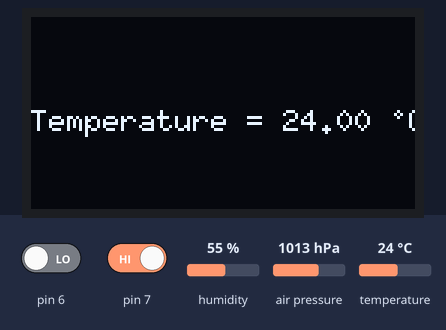
This sketch was run on a simulated Arduino Uno, built with avr-gcc and run on an emulated ATmega328P. Shown: 128×64 one-colour display. The test bench sets the inputs (shaded band); at power-on: pin 6 LOW, pin 7 HIGH, air pressure 1013 hPa, humidity 55 %, temperature 24 °C. What the sketch prints to the serial monitor is not drawn.

Above: at 1.2 s.
1.3 s: pin 6 driven HIGH
At 2.2 s:
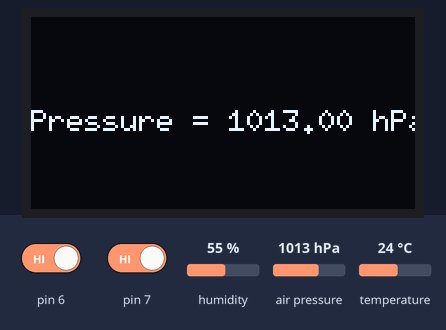
3.1 s: pin 7 driven LOW
At 4.9 s:
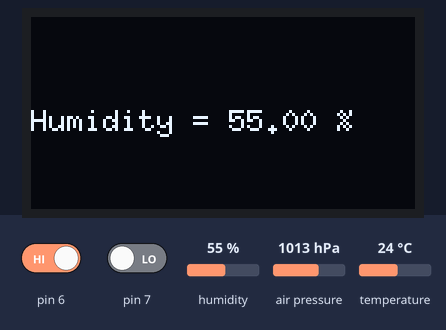
6.1 s: air pressure set to 952 hPa
At 7.3 s:
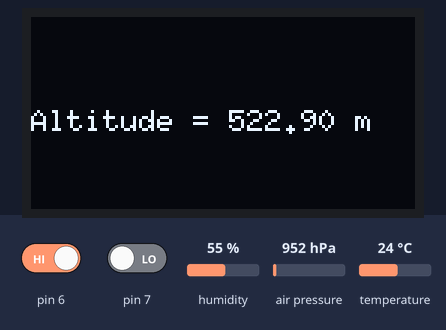
8.3 s: humidity set to 22 %
At 11.0 s:
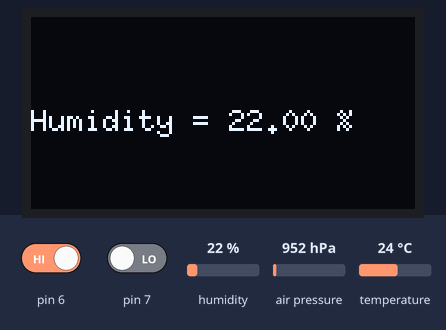
11.3 s: temperature set to 12 °C
At 11.7 s:
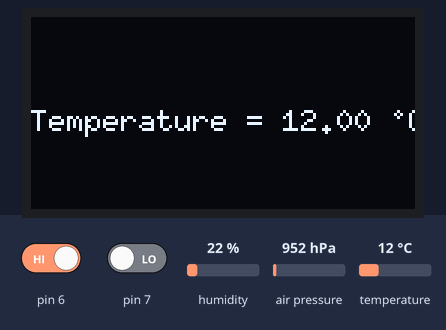
13.3 s: humidity set to 40 %
At 13.86 s:
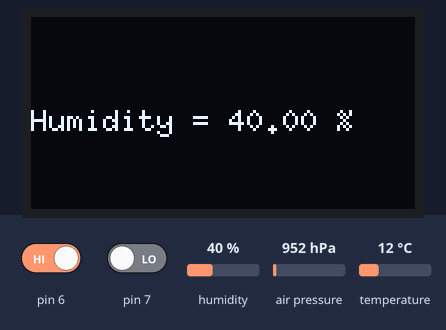
Timing chart, 0 to 16.3 s (numbered marks = the images above; inputs shaded):
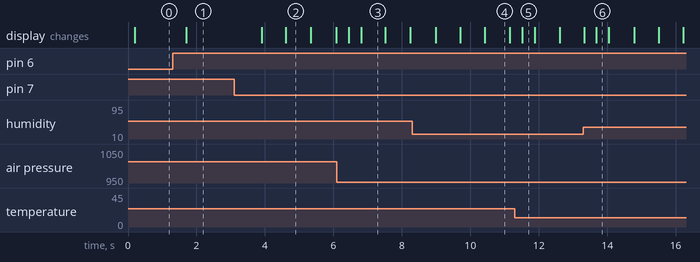

The sketch:

weather_station_projekt_3.ino
```cpp
// alla bibotek som behövs är här.
#include "U8glib.h"
#include <Wire.h>
#include <SPI.h>
#include <Adafruit_Sensor.h>
#include <Adafruit_BME280.h>

#define SEALEVELPRESSURE_HPA (1013.25)

Adafruit_BME280 bme;
U8GLIB_SSD1306_128X64 u8g(U8G_I2C_OPT_NONE);

unsigned long delayTime;
bool buttonPressed = false;
int page = 0;

void setup() {
  u8g.begin();
  u8g.setFont(u8g_font_8x13B); // Set the font for displaying text
  u8g.setFontRefHeightExtendedText();
  u8g.setDefaultForegroundColor();
  u8g.setFontPosTop();

  Serial.begin(9600);
  while (!Serial);

  unsigned status;

  // default settings
  status = bme.begin();

  if (!status) {
    while (1) delay(10); // Infinite loop to handle BME280 initialization failure
  }

  delayTime = 200;
}

void loop() {
  u8g.firstPage();
  do {
    printValues(); // visa mätningarna på skärmen
  } while (u8g.nextPage());

  delay(delayTime);

  Serial.println(page);
// sak som kolla om en knapp trycks ner eller inte. Om knapp trycks så ska page öka med 1
  if (digitalRead(6) == HIGH && !buttonPressed) {
    buttonPressed = true;
    page = page + 1;
    if (page == 4) {
      page = 0;
    }
    Serial.println("Button pressed");
  } else if (digitalRead(7) == LOW) {
    buttonPressed = false;
    Serial.println("Button released");
  }

}


void printValues() {
  u8g.setFont(u8g_font_6x10);
// beroende på vad page är visar den olika saker på skärmen.
  switch (page) {
    case 0:
      u8g.setPrintPos(0, 30); // Set the position for printing text
      u8g.print("Temperature = ");
      u8g.print(bme.readTemperature());
      u8g.print(" ");
      u8g.print((char)176);
      u8g.print("C");
      break;
    case 1:
      u8g.setPrintPos(0, 30);
      u8g.print("Pressure = ");
      u8g.print(bme.readPressure() / 100.0F);
      u8g.print(" hPa");
      break;
    case 2:
      u8g.setPrintPos(0, 30);
      u8g.print("Altitude = ");
      u8g.print(bme.readAltitude(SEALEVELPRESSURE_HPA));
      u8g.print(" m");
      break;
    case 3:
      u8g.setPrintPos(0, 30);
      u8g.print("Humidity = ");
      u8g.print(bme.readHumidity());
      u8g.print(" %");
      break;

  }

}
```

Measured:
- after the input at 1.3 s, the display: changes after 0.40 s (image 1)
- after the input at 3.1 s, the display: first changes after 0.81 s (image 2 shows a later state)
- what the display in image 2 shows lasts 0.7 s, from 4.6 s to 5.3 s
